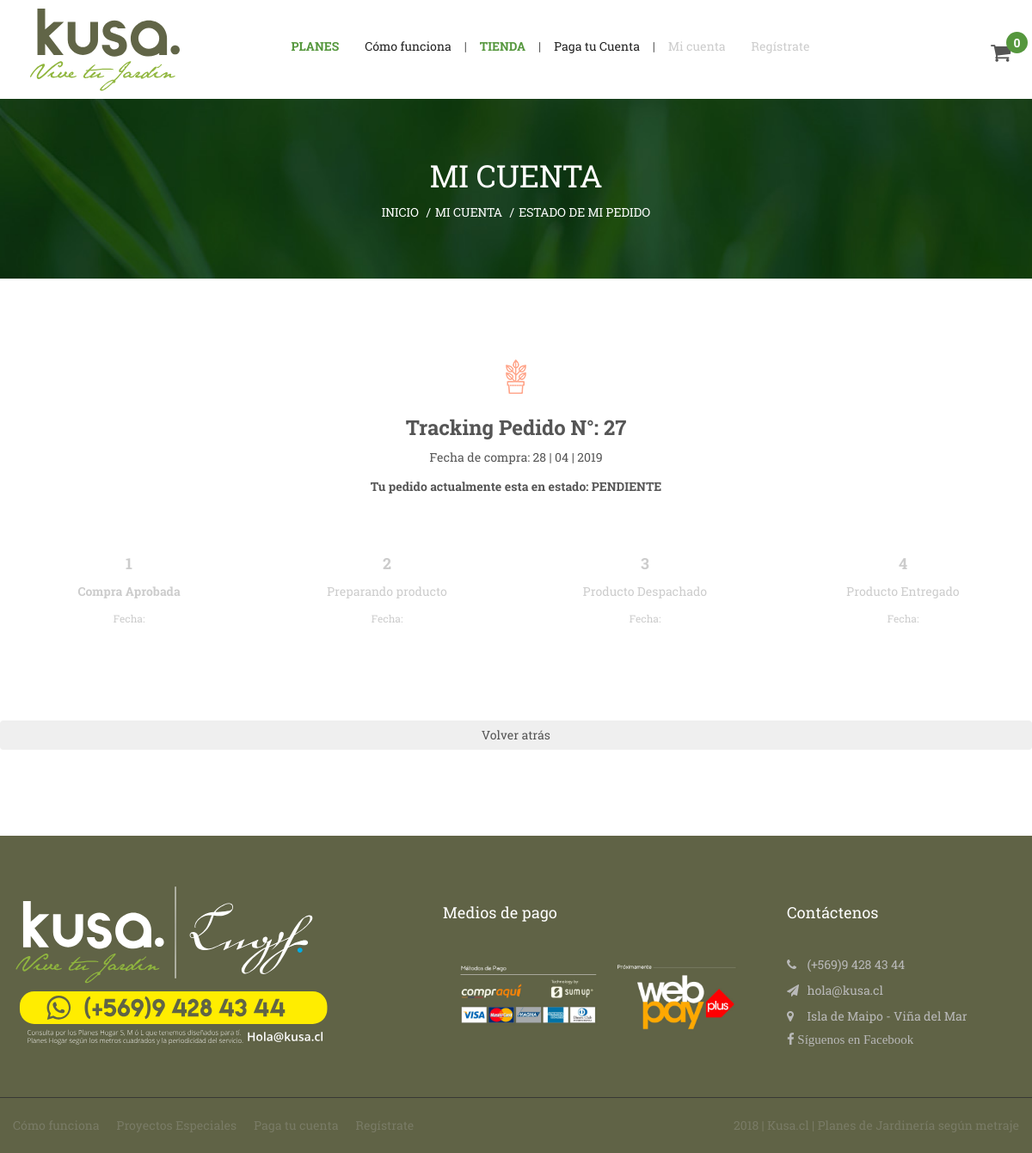
Screenshot of /web/pedido_actual with the database file from the repository.
### tables this page shows
CREATE TABLE `pedidos` (
  `id_pedido` int(11) NOT NULL,
  `fecha_pedido` varchar(15) NOT NULL,
  `hora_pedido` varchar(15) NOT NULL,
  `id_cliente` int(11) DEFAULT NULL,
  `estado_pedido` int(11) NOT NULL,
  `transbank_token` varchar(250) NOT NULL,
  `id_direccion` int(11) NOT NULL,
  `comentarios_pedido` text NOT NULL,
  `cupon` varchar(250) NOT NULL,
  `id_vendedor` int(11) NOT NULL DEFAULT '0'
);

CREATE TABLE `estados` (
  `id_estado` int(11) NOT NULL,
  `estado` varchar(50) NOT NULL
);

### application/controllers/Web.php (called while the page is built, shortened)
<?php
class Web extends CI_Controller {
    public function __construct()
    {
		$this->load->model('homeModel', 'home');
    }
	public function pedido_actual()
	{
		if($this->session->id_pedido !== null){
			$data['pedido'] = $this->home->obtener_pedido_actual($this->session->id_pedido);
		} else {
			$data['pedido'] = $this->home->ultimo_pedido_no_cerrado($this->session->id);
		}
		$this->load->view('layout/header');
		$this->load->view('pedido_actual', $data);
		$this->load->view('layout/footer');
	}
}

### index.php (called while the page is built, shortened)
<?php
require_once BASEPATH.'core/CodeIgniter.php';

### application/models/HomeModel.php (called while the page is built, shortened)
<?php
class HomeModel extends CI_Model {
        public function ultimo_pedido_no_cerrado($id_cliente)
        {
            $this->db->order_by('id_pedido', 'desc');
            $this->db->limit(1);
            $this->db->where('id_cliente', $id_cliente);
            $this->db->where('estado_pedido !=', 4);
            return $this->db->get('pedidos')->row();
        }
}

### application/helpers/functions_helper.php (called while the page is built, shortened)
<?php defined('BASEPATH') OR exit('No direct script access allowed');
function format_custom_date($date)
{
	$parts = explode('-', $date);
	return $parts[0] . ' | ' . $parts[1] . ' | ' . $parts[2];
}
function state($etapa)
{
	$ci =& get_instance();
	$ci->db->where('id_estado', $etapa);
	return $ci->db->get('estados')->row();
}

### application/views/pedido_actual.php (the view)
<div class="heading-page bg-cover" style="background: url('<?= base_url();?>assets/images/bg-titulos.jpg') center center no-repeat;">
          <div class="container">
          <h1 class="text-center text-white">MI CUENTA</h1>
              <ul class="breadcrumbs">
                  <li>
                      <a href="<?= base_url();?>">INICIO</a>
                  </li>
                  <li>
                      <a href="<?= base_url();?>web/cuenta">MI CUENTA</a>
                  </li>
                   <li>
                      <a href="<?= base_url();?>web/pedido_actual">ESTADO DE MI PEDIDO</a>
                  </li>
              </ul>
          </div>
      </div>
      <article class="section about-post bg-white p-t-90 p-b-100">
          <div class="container">
              <div class="row">
              <img src="<?= base_url();?>assets/images/icons/ic-decor.png" class="center-block">
              <?php if($pedido === null): ?>
                  <h3 class="text-center"><strong>No tienes ningún pedido actual</strong></h3>
              <?php else: ?>
                  <h3 class="text-center"><strong>Tracking Pedido N°: <?= $pedido->id_pedido; ?></strong></h3>
                  <p class="text-center">Fecha de compra: <?= format_custom_date($pedido->fecha_pedido); ?></p>
                  <p class="text-center"><strong>Tu pedido actualmente esta en estado:
                  <?= strtoupper(state($pedido->estado_pedido)->estado); ?></strong></p>
                  <div class="clearfix"></div><br><br>
                  <div class="col-md-3 <?= ($pedido->estado_pedido == 1) ? 'box-active' : ''; ?>">
                  <h4 class="text-center"><strong class="<?= ($pedido->estado_pedido == 1) ? 'green' : 'gray'; ?>">1</strong></h4>
                  <p class="text-center <?= ($pedido->estado_pedido == 1) ? 'green' : 'gray'; ?>"><strong>Compra Aprobada</strong></p>
                  <p class="text-center small gray">Fecha: <?= tracking_realize($pedido->id_pedido, 1); ?></p>
                  </div>
                  <div class="col-md-3 <?= ($pedido->estado_pedido == 2) ? 'box-active' : ''; ?>">
                  <h4 class="text-center"><strong class="<?= ($pedido->estado_pedido == 2) ? 'green' : 'gray'; ?>">2</strong></h4>
                  <p class="text-center <?= ($pedido->estado_pedido == 2) ? 'green' : 'gray'; ?>">Preparando producto</p>
                  <p class="text-center small gray">Fecha: <?= tracking_realize($pedido->id_pedido, 2); ?></p>
                  </div>
                  <div class="col-md-3 <?= ($pedido->estado_pedido == 3) ? 'box-active' : ''; ?>">
                  <h4 class="text-center"><strong class="<?= ($pedido->estado_pedido == 3) ? 'green' : 'gray'; ?>">3</strong></h4>
                  <p class="text-center <?= ($pedido->estado_pedido == 3) ? 'green' : 'gray'; ?>">Producto Despachado</p>
                  <p class="text-center small gray">Fecha: <?= tracking_realize($pedido->id_pedido, 3); ?></p>
                  </div>
                  <div class="col-md-3 <?= ($pedido->estado_pedido == 4) ? 'box-active' : ''; ?>">
                  <h4 class="text-center"><strong class="<?= ($pedido->estado_pedido == 4) ? 'green' : 'gray'; ?>">4</strong></h4>
                  <p class="text-center <?= ($pedido->estado_pedido == 4) ? 'green' : 'gray'; ?>">Producto Entregado</p>
                  <p class="text-center small gray">Fecha: <?= tracking_realize($pedido->id_pedido, 4); ?></p>
                  </div>
                  <div class="clearfix"></div><br><br>
              <?php endif; ?>
                  <div class="block-left" style="margin-top:50px;">
                      <input type="button" value="Volver atrás" id="back_cuenta" class="btn btn-block" />
                  </div>
                  </div>
          </div>
      </article>

### rows the page displays
pedidos: id_pedido "27", fecha_pedido "28 | 04 | 2019", estado_pedido.estado "PENDIENTE"

### other values shown
count($this->session->carro) "0"
